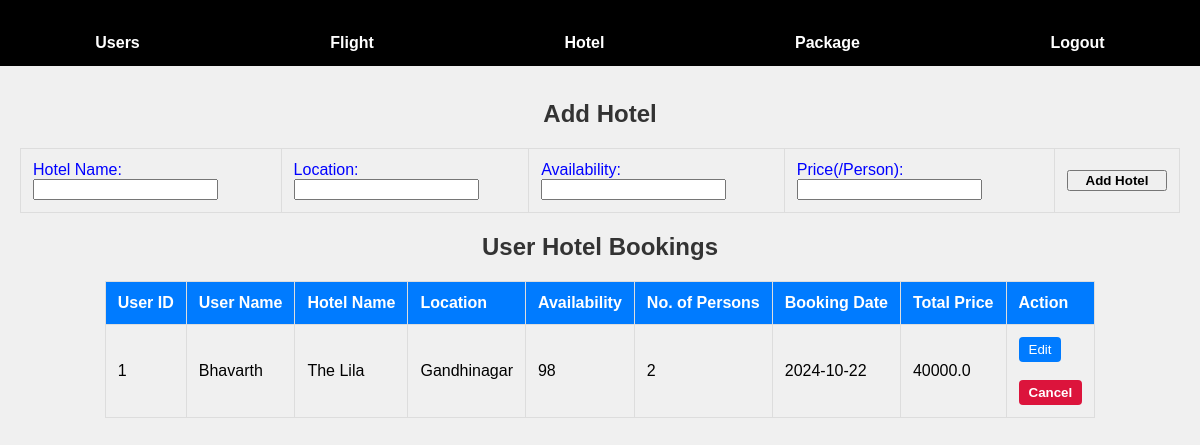
The app's page /admin_hotel (signed in) with its own data.
### app/model.py (models this page shows, shortened)
class HotelBooking(db.Model):
    __tablename__ = 'hotel_bookings'
    id = db.Column(db.Integer, primary_key=True)
    hotel_id = db.Column(db.Integer, db.ForeignKey('hotel.id'))
    user_id = db.Column(db.Integer, db.ForeignKey('user_register.id'))
    no_of_person = db.Column(db.Integer, nullable=False)
    booking_date = db.Column(db.DateTime, nullable=False)
    total_price = db.Column(db.Float, nullable=False)
    status = db.Column(db.Boolean, default=True)
    hotel = db.relationship('Hotel', backref='hotel_bookings')
    user = db.relationship('User_register', backref='hotel_bookings')

class User_register(db.Model):
    id = db.Column(db.Integer, primary_key=True)
    username = db.Column(db.String(150), unique=True)
    email = db.Column(db.String(150), unique=True)
    password = db.Column(db.String(50))
    confirmpassword = db.Column(db.String(50))

class Hotel(db.Model):
    id = db.Column(db.Integer, primary_key=True)
    hotel_name = db.Column(db.String(100), nullable=False)
    location = db.Column(db.String(100), nullable=False)
    availability = db.Column(db.Integer, nullable=False)
    price = db.Column(db.Float, nullable=False)

### app/route.py (the view, shortened to what this page needs)
@app.route("/admin_hotel", methods=["GET", "POST"])
@login_required
def add_hotel():
    hotel_bookings = Hotel.query.all()
    user_bookings = HotelBooking.query.all()
    return render_template(
        "admin_hotelview.html",
        hotel_bookings=hotel_bookings,
        user_bookings=user_bookings,
    )

### app/templates/admin_hotelview.html (shortened to what this page needs)
{% extends 'base_admin.html' %}
{% block content %}
  <body>
    <div class="admin-container">
      <h2>Add Hotel</h2>
      <form action="{{ url_for('add_hotel') }}" method="POST">
        <div>
          <table style="color:blue; align-self: center;">
            <tr>
              <td>
                <label for="hotel_name">Hotel Name:</label>
                <input type="text" id="hotel_name" name="hotel_name" required />
              </td>
              <td>
                <label for="location">Location:</label>
                <input type="text" id="location" name="location" required />
              </td>
              <td>
                <label for="availability">Availability:</label>
                <input type="text" id="availability" name="availability" required />
              </td>
              <td>
                <label for="price">Price(/Person):</label>
                <input type="number" id="price" name="price" required />
              </td>
              <td>
                <button type="submit" style="width: 100px;"><b>Add Hotel</b></button>
              </td>
            </tr>
          </table>
        </div>
      </form>
    </div>
    <div class="admin-container">
      <h2>User Hotel Bookings</h2>
      <table>
        <thead>
          <tr>
            <th>User ID</th>
            <th>User Name</th>
            <th>Hotel Name</th>
            <th>Location</th>
            <th>Availability</th>
            <th>No. of Persons</th>
            <th>Booking Date</th>
            <th>Total Price</th>
            <th>Action</th>
          </tr>
        </thead>
        <tbody>
          {% for booking in user_bookings %}
            <tr>
              <td>{{ booking.user_id }}</td>
              <td>{{ booking.user.username }}</td>
              <td>{{ booking.hotel.hotel_name }}</td>
              <td>{{ booking.hotel.location }}</td>
              <td>{{ booking.hotel.availability }}</td>
              <td>{{ booking.no_of_person }}</td>
              <td>{{ booking.booking_date.strftime('%Y-%m-%d') }}</td>
              <td>{{ booking.total_price }}</td>
              <td>
                {% if booking.status == True %}
                  <form action="{{ url_for('edit_hotel_booking', booking_id=booking.id) }}" method="GET" style="display:inline;">
                    <button type="submit" class="btn btn-warning">Edit</button>
                  </form>
                  <form action="{{ url_for('admin_manage_user_booking') }}" method="POST">
                    <input type="hidden" name="booking_type" value="hotel" /><br/>
                    <button type="submit" class="btn" style="display:inline;background-color: crimson;" onclick="return confirmCancel();"><b>Cancel</b></button>
                  </form>
                {% else %}
                  <form action="{{ url_for('delete_booking', booking_id=booking.id) }}" method="POST" style="display:inline;">
                    <button type="submit" class="btn btn-danger">Delete</button>
                  </form>
                {% endif %}
              </td>
            </tr>
          {% endfor %}
        </tbody>
      </table>
    </div>
  </body>
{% endblock %}

### app/static/adminpanel_style.css (style rules this page uses)
body { font-family: Arial, sans-serif; margin: 0; padding: 0; background-color: #f0f0f0; padding-top: 60px; }
h2 { text-align: center; color: #333; margin-bottom: 20px; }
table { width: 100%; border-collapse: collapse; margin-top: 20px; table-layout: auto; }
th, td { border: 1px solid #ddd; padding: 12px; text-align: left; }
th { background-color: #007bff; color: white; }
.btn { background-color: #007bff; color: white; padding: 5px 10px; border: none; border-radius: 4px; cursor: pointer; }

### records on screen
HotelBooking: user_id "1", user.username "Bhavarth", hotel.hotel_name "The Lila", hotel.location "Gandhinagar", hotel.availability "98", no_of_person "2", booking_date "2024-10-22", total_price "40000.0"
